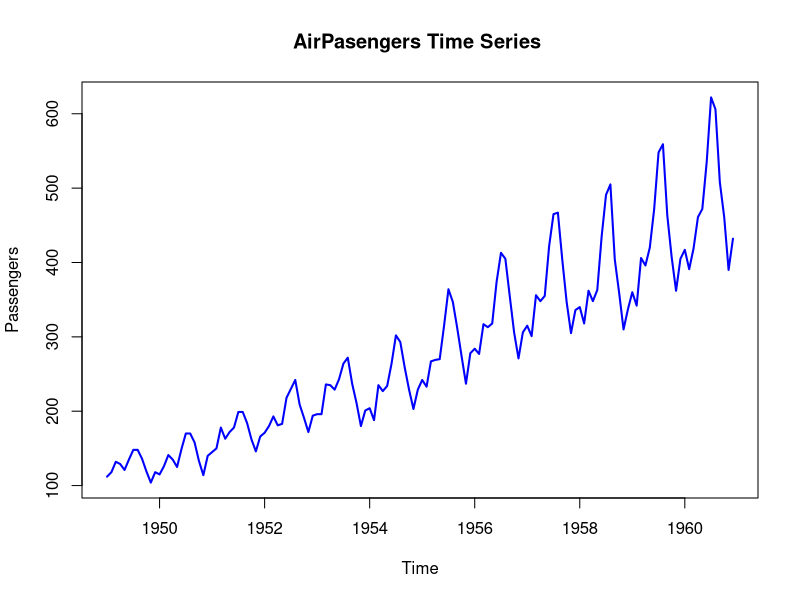
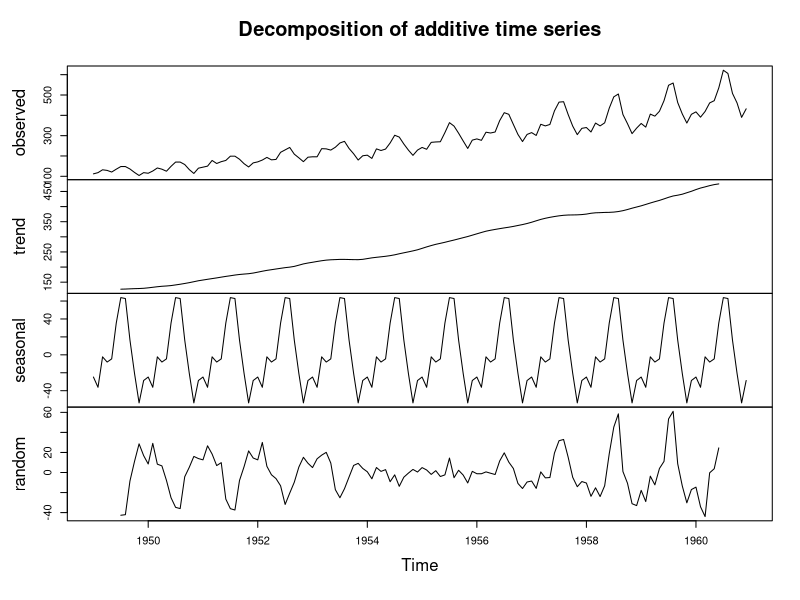
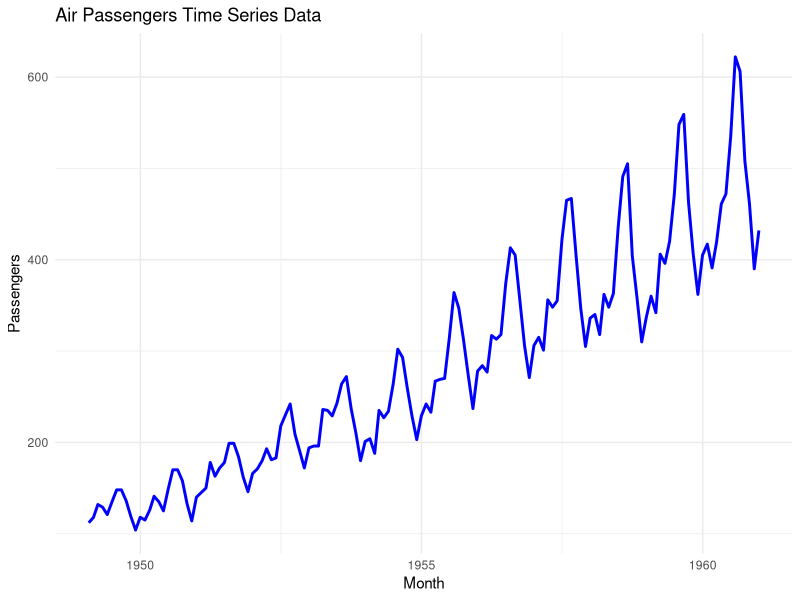

R code for these plots, in order:
## ---- chunk 1
# Load the data 
data("AirPassengers")

head(AirPassengers)

# Decompose the air passengers time series 
decomposed_ts <- decompose(AirPassengers)
# Plotting will be done later
# decomposed_ts # uncomment to show the data
## ---- chunk 2
plot.ts(AirPassengers, 
         main = "AirPasengers Time Series ",
        ylab = "Passengers",
        xlab = "Time",
        col = "blue", 
        lwd = 2)
## ---- chunk 3
plot(decomposed_ts)
## ---- chunk 4
# Load the library
library(ggplot2)

# Convert the air passengers to a dataframe
df_airpassengers <- data.frame(
  # Month = as.Date(time(AirPassengers)),  # Extracting the time component
  Month = seq(from = as.Date("1949-01-31"), to = as.Date("1960-12-31"), by = "month"),
  Passengers = as.numeric(AirPassengers) # Extracting the passenger counts
)

head(df_airpassengers)

# Plot the data
ggplot(df_airpassengers, aes(x = Month, y = Passengers)) +
  geom_line(color = "blue", size = 1) +         # Line for the time series data
  labs(title = "Air Passengers Time Series Data",       # Title
       x = "Month",                              # X-axis label
       y = "Passengers") +                           # Y-axis label
  theme_minimal()                               # Apply a minimal theme
